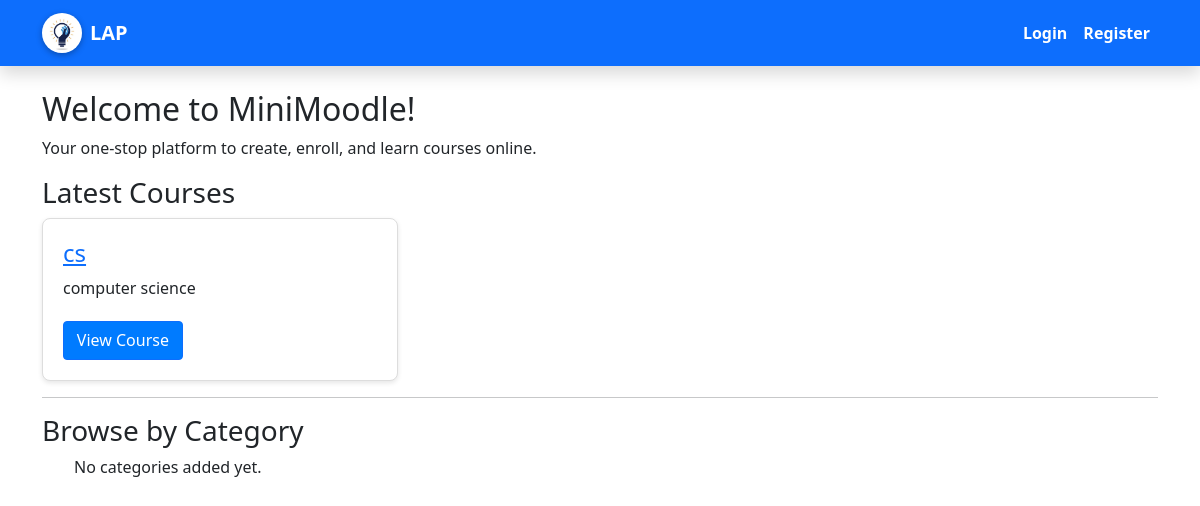
The app's page /, older data.
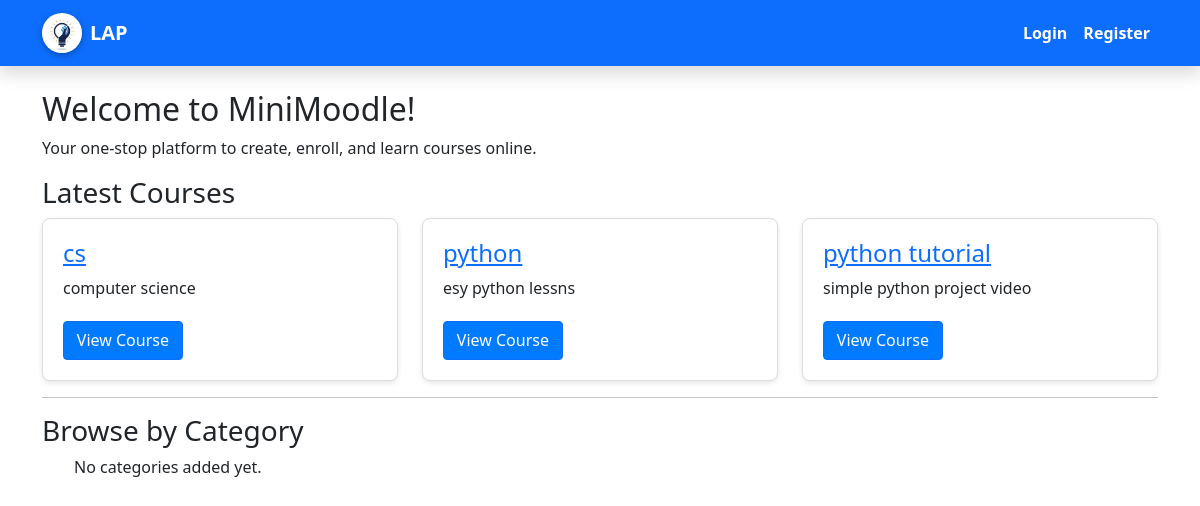
The same page, newer data.
### courses/models.py (models this page shows, shortened)
class Course(models.Model):
    title = models.CharField(max_length=200)
    description = models.TextField()
    category = models.ForeignKey(Category, on_delete=models.SET_NULL, null=True, blank=True)
    created_by = models.ForeignKey(User, on_delete=models.CASCADE)
    created_at = models.DateTimeField(auto_now_add=True)

### minimoodle/urls.py (the view)
# urls.py: path('', course_views.home, name='home'),
def home(request):
    from courses.models import Course
    latest_courses = Course.objects.all()[:6]
    return render(request, 'index.html', {'latest_courses': latest_courses})

### courses/context_processors.py (called while the page is built)
def categories(request):
    return {
        'categories': Category.objects.all()
    }

### templates/index.html (shortened to what this page needs)
{% extends 'base.html' %}
{% block content %}
<h2>Welcome to MiniMoodle!</h2>
<p>Your one-stop platform to create, enroll, and learn courses online.</p>
<h3>Latest Courses</h3>
<div class="row">
  {% for course in latest_courses %}
    <div class="col-md-4">
      <div class="course-card">
        <h4><a href="{% url 'course_detail' course.id %}">{{ course.title }}</a></h4>
        <p>{{ course.description|truncatewords:20 }}</p>
        <a href="{% url 'course_detail' course.id %}" class="btn btn-primary">View Course</a>
      </div>
    </div>
  {% empty %}
    <p>No courses available yet.</p>
  {% endfor %}
</div>
<hr>
<h3>Browse by Category</h3>
<ul>
  {% for category in categories %}
    <li><a href="{% url 'course_list' %}?category={{ category.id }}">{{ category.name }}</a></li>
  {% empty %}
    <p>No categories added yet.</p>
  {% endfor %}
</ul>
{% endblock %}

Row changes from the older to the newer data that the page shows:
added Course: title "python", description "esy python lessns"
added Course: title "python tutorial", description "simple python project video"
